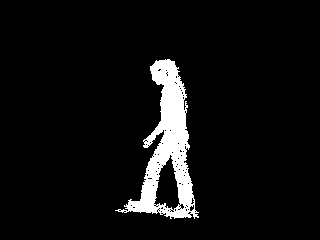
%> input picture COMPUTER_VISION/assignment2/Data/person_with_holes.gif, 320 x 240 px
$ octave rm_hole_tester.m   (GNU Octave 9; MATLAB toolbox functions it lacks are replaced by stand-ins)
%> lines starting %> are read from the running program, lines starting %| are printed output that depends on the picture; in (x1, y1, x2, y2) boxes, pixels count from 0 and x2, y2 are one past the last pixel; in counts of white or black regions, pixels touching at a corner belong together; the program's own positions count from 1
### COMPUTER_VISION/assignment2/remove_holes.m
function closed = remove_holes(img)

closed = imfill(padarray(img,size(img),'symmetric'),'holes');
closed = closed(size(img,1)+(1:size(img,1)),size(img,2)+(1:size(img,2)));

end

### COMPUTER_VISION/assignment2/rm_hole_tester.m
% Script to excercise remove_holes function.

img1 = imread('Data/person_with_holes.gif');
%> img1 is the input picture: size 240x320 uint8; 6.2% white; 1 white region, box (x1, y1, x2, y2) and area: (115, 59, 199, 219) 4740
img2 = imread('Data/simple_with_holes.gif');
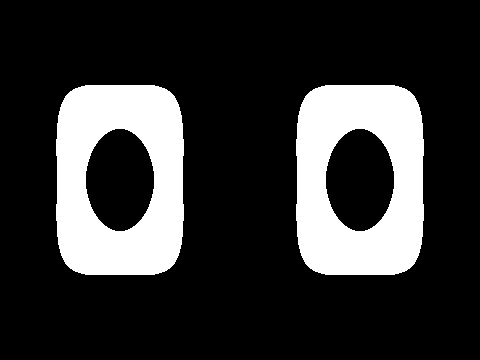
%> input picture COMPUTER_VISION/assignment2/Data/simple_with_holes.gif, 480 x 360 px
%> img2 is the input picture: size 360x480 uint8; 20.3% white; 2 white regions, box (x1, y1, x2, y2) and area: (56, 85, 184, 275) 17552, (296, 85, 424, 275) 17552
img3 = imread('Data/zebra_with_holes.gif');
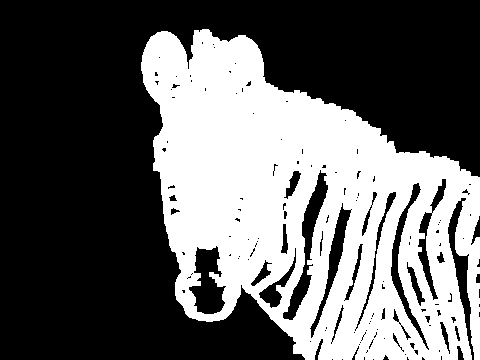
%> input picture COMPUTER_VISION/assignment2/Data/zebra_with_holes.gif, 480 x 360 px
%> img3 is the input picture: size 360x480 uint8; 38.9% white; 1 white region, box (x1, y1, x2, y2) and area: (141, 29, 480, 360) 67152
img4 = imread('Data/ocean_with_holes.gif');
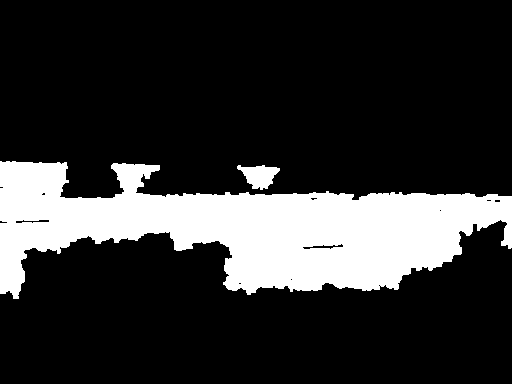
%> input picture COMPUTER_VISION/assignment2/Data/ocean_with_holes.gif, 512 x 384 px
%> img4 is the input picture: size 384x512 uint8; 19.4% white; 2 white regions, box (x1, y1, x2, y2) and area: (0, 161, 512, 299) 37564, (237, 165, 280, 190) 640

img1a = remove_holes(img1);
%> in remove_holes, `closed = imfill(padarray(img,size(img),'symmetric'),'holes');`: closed: size 720x960 uint8; 7.4% white; 9 white regions, largest, box (x1, y1, x2, y2) and area: (121, 21, 205, 181) 5709, (435, 21, 519, 181) 5709, (761, 21, 845, 181) 5709
%> in remove_holes, `closed = closed(size(img,1)+(1:size(img,1)),size(img,2)+(1:size(img,2)..`: closed: size 240x320 uint8; 7.4% white; 1 white region, box (x1, y1, x2, y2) and area: (115, 59, 199, 219) 5709
img2a = remove_holes(img2);
%> in remove_holes (call 2), `closed = imfill(padarray(img,size(img),'symmetric'),'holes');`: closed: size 1080x1440 uint8; 26.5% white; 18 white regions, largest, box (x1, y1, x2, y2) and area: (56, 85, 184, 275) 22932, (296, 85, 424, 275) 22932, (536, 85, 664, 275) 22932
%> in remove_holes (call 2), `closed = closed(size(img,1)+(1:size(img,1)),size(img,2)+(1:size(img,2)..`: closed: size 360x480 uint8; 26.5% white; 2 white regions, box (x1, y1, x2, y2) and area: (56, 85, 184, 275) 22932, (296, 85, 424, 275) 22932
img3a = remove_holes(img3);
%> in remove_holes (call 3), `closed = imfill(padarray(img,size(img),'symmetric'),'holes');`:
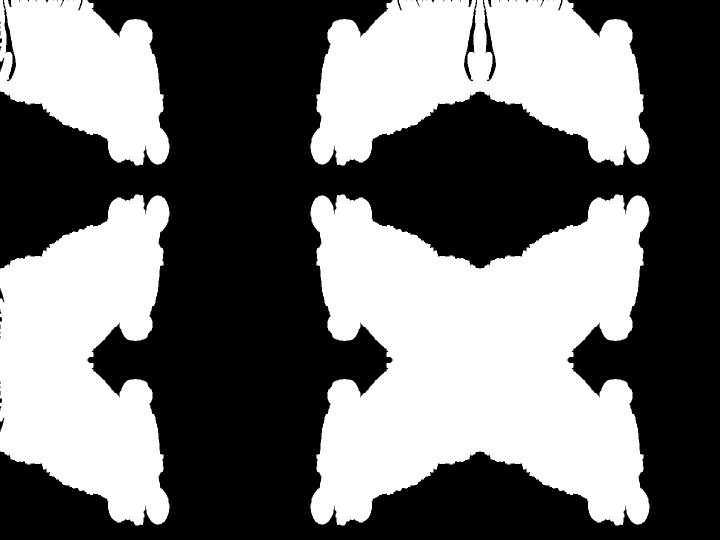
%> closed: size 1080x1440 uint8 (shown at 1/2 size); 44.5% white; 4 white regions, box (x1, y1, x2, y2) and area: (621, 389, 1299, 1051) 309512, (0, 389, 339, 1051) 154428, (621, 0, 1299, 331) 152190, (0, 0, 339, 331) 75931
%> in remove_holes (call 3), `closed = closed(size(img,1)+(1:size(img,1)),size(img,2)+(1:size(img,2)..`: closed: size 360x480 uint8; 44.8% white; 1 white region, box (x1, y1, x2, y2) and area: (141, 29, 480, 360) 77378
img4a = remove_holes(img4);
%> in remove_holes (call 4), `closed = imfill(padarray(img,size(img),'symmetric'),'holes');`:
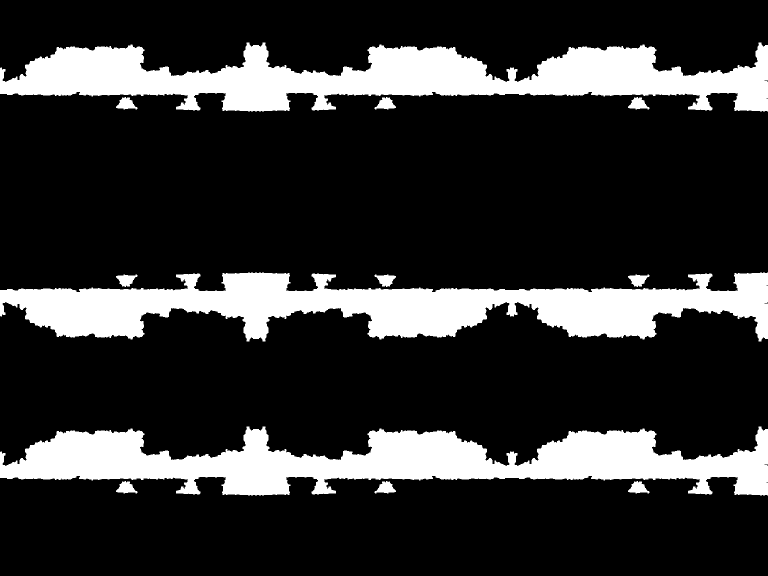
%> closed: size 1152x1536 uint8 (shown at 1/2 size); 19.5% white; 12 white regions, largest, box (x1, y1, x2, y2) and area: (0, 85, 1536, 223) 113193, (0, 545, 1536, 683) 113193, (0, 853, 1536, 991) 113193
%> in remove_holes (call 4), `closed = closed(size(img,1)+(1:size(img,1)),size(img,2)+(1:size(img,2)..`: closed: size 384x512 uint8; 19.5% white; 2 white regions, box (x1, y1, x2, y2) and area: (0, 161, 512, 299) 37735, (237, 165, 280, 190) 640

figure(1); imshow(img1a);
figure(2); imshow(img2a);
figure(3); imshow(img3a);
figure(4); imshow(img4a);

img5 = imbinarize(imread('test.png'));
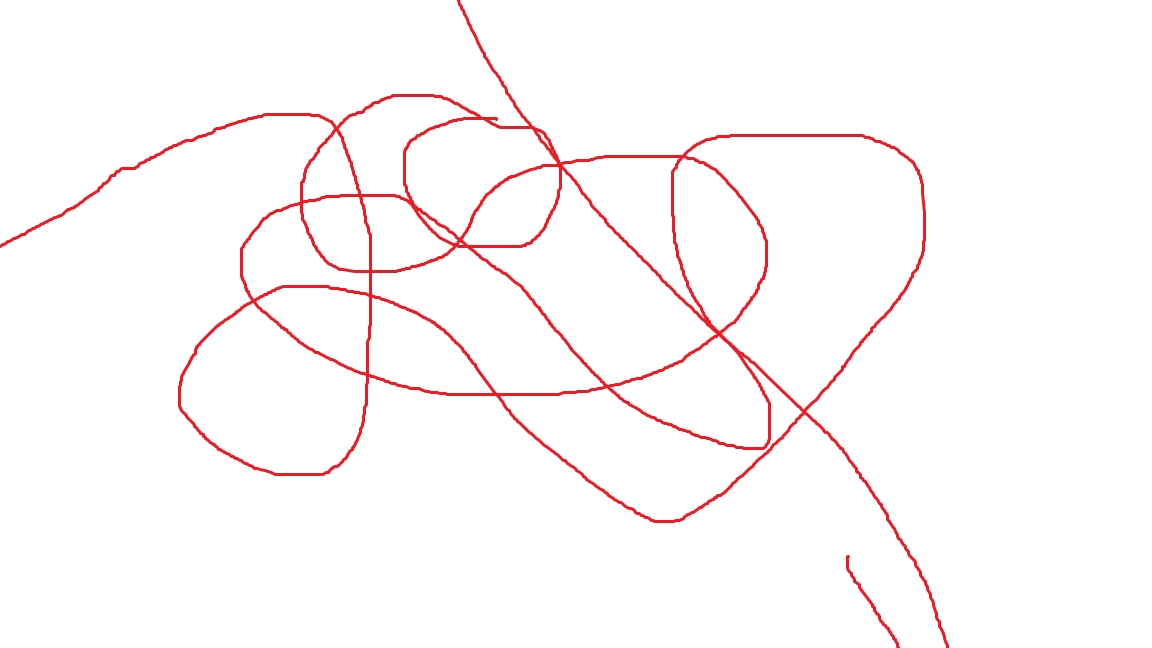
%> input picture COMPUTER_VISION/assignment2/test.png, 1152 x 648 px
img5a = remove_holes(img5);
%> in remove_holes (call 5), `closed = closed(size(img,1)+(1:size(img,1)),size(img,2)+(1:size(img,2)..`:
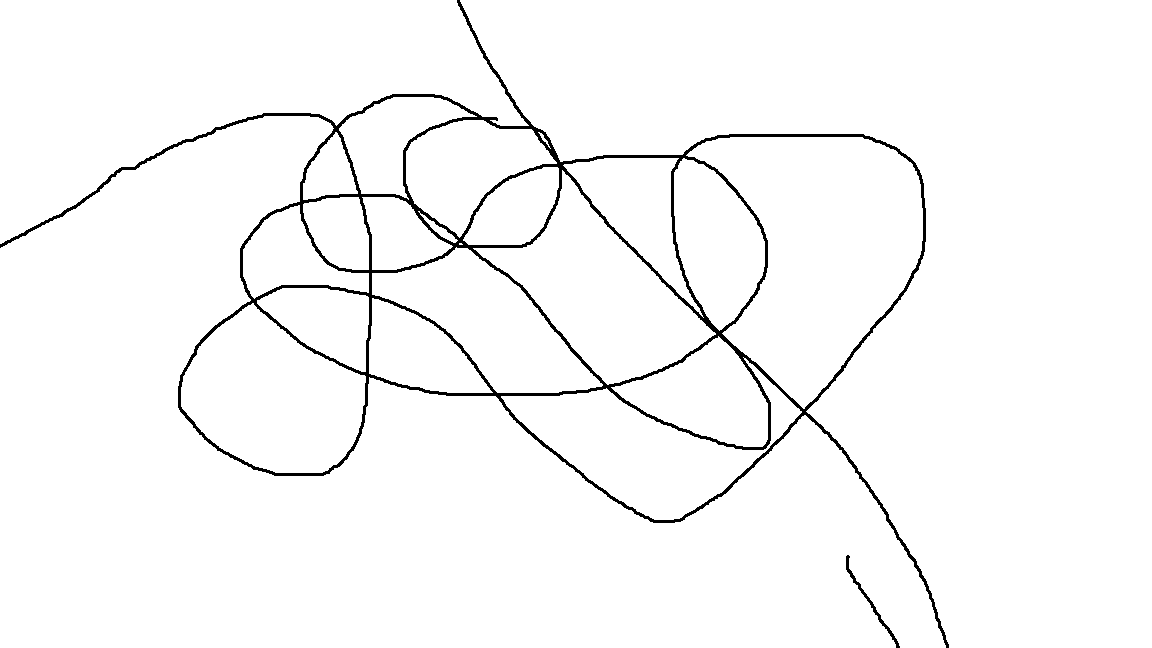
%> closed: size 648x1152 logical; 97.4% white; 2 black regions, box (x1, y1, x2, y2) and area: (0, 0, 949, 648) 18873, (846, 555, 900, 648) 349
figure(5); imshow(img5a);
